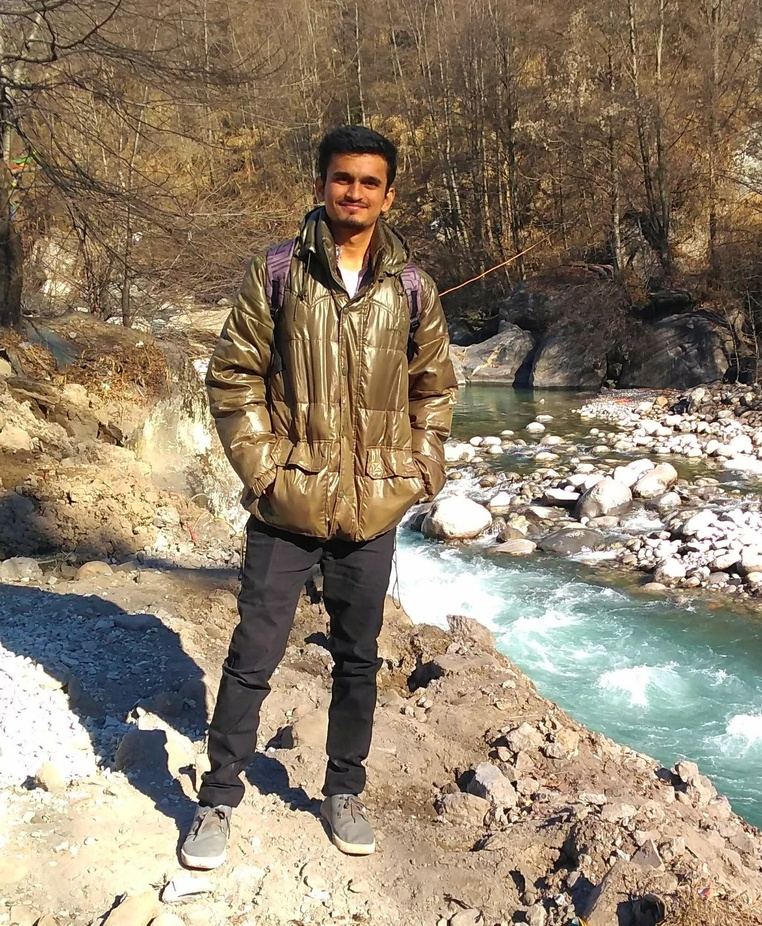
#> input picture ImageRendering/images/Manali-min.jpg, 762 x 926 px, shrunk from 1641 x 1993 before the run
$ jupyter execute ImageRender.ipynb   (shell and % lines are left out)
#> lines starting #> are read from the running program, lines starting #| are printed output that depends on the picture
<h2> Edge Preserving Filter </h2>

where,<br>
src Input 8-bit 3-channel image <br>
dst Output 8-bit 3-channel image. <br>
flags Edge preserving filters. <br>
It takes value RECURS_FILTER ( Recursive Filtering ) = 1 and NORMCONV_FILTER(<br>
Normalized Convolution ) = 2. Using RECURS_FILTER option is about 3.5x faster than NORMCONV_FILTER. The <br>NORMCONV_FILTER produces sharpening of the edges and it good for applications like stylizations. When sharpening is not desirable, and speed is important RECURS_FILTER should be used.
<br>
sigma_s Range between 0 to 200 (See details below)
<br>sigma_r Range between 0 to 1 (See details below)
<br>
sigma_s : controls the size of the neighborhood, <br>
sigma_r :(for sigma_range) controls the how dissimilar colors within the neighborhood will be averaged. <br>
A larger sigma_r results in large regions of constant color.<br>

[cell 1]
import cv2
from matplotlib import pyplot as plt
from pylab import rcParams
rcParams['figure.figsize'] = 16,9

image = cv2.imread("./images/Manali-min.jpg")
#> image is the input picture: shape (926, 762, 3); mean B, G, R 108.5, 129.3, 144.3
print(image.shape)
#| (926, 762, 3)

plt.imshow(cv2.cvtColor(image, cv2.COLOR_BGR2RGB))

[cell 2]
dst = cv2.edgePreservingFilter(image, sigma_s=5, sigma_r=1)
plt.imshow(cv2.cvtColor(dst, cv2.COLOR_BGR2RGB))

<h2> Detail Enhancing Filter ( detailEnhance ) </h2>

[cell 3]
img = cv2.detailEnhance(dst, sigma_s=10, sigma_r=0.15)
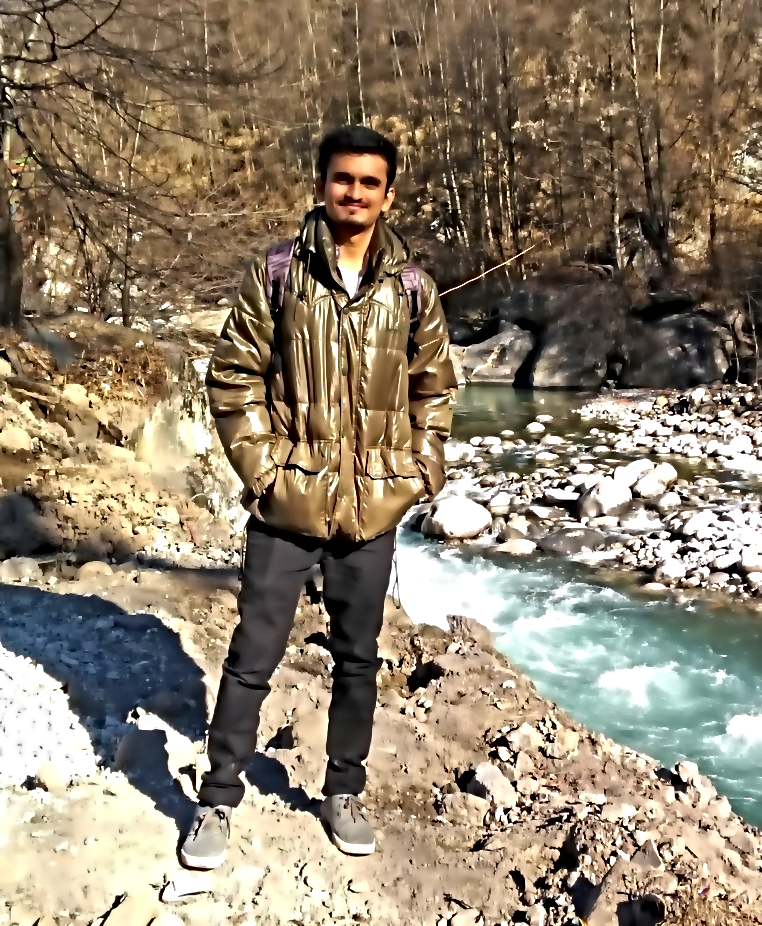
#> img: shape (926, 762, 3); mean B, G, R 109.8, 129.7, 143.6
plt.imshow(cv2.cvtColor(img, cv2.COLOR_BGR2RGB))

[cell 4]
img_gray, img_color = cv2.pencilSketch(img, sigma_s=50, sigma_r=0.03, shade_factor=0.07)
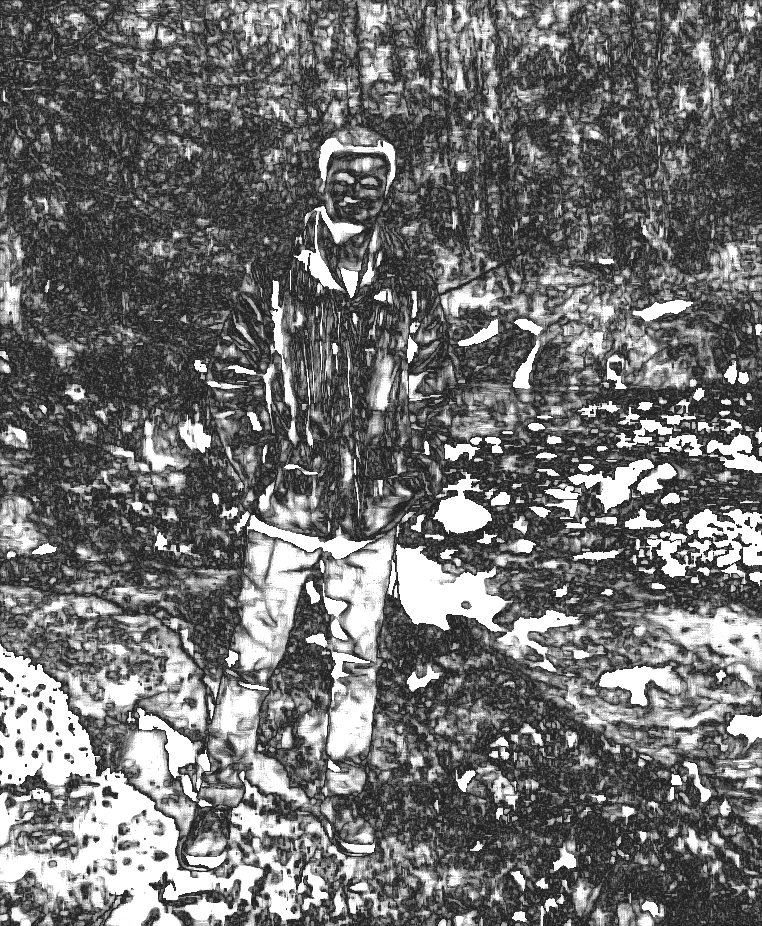
#> img_gray: shape (926, 762); min 36, max 255, mean 112.5
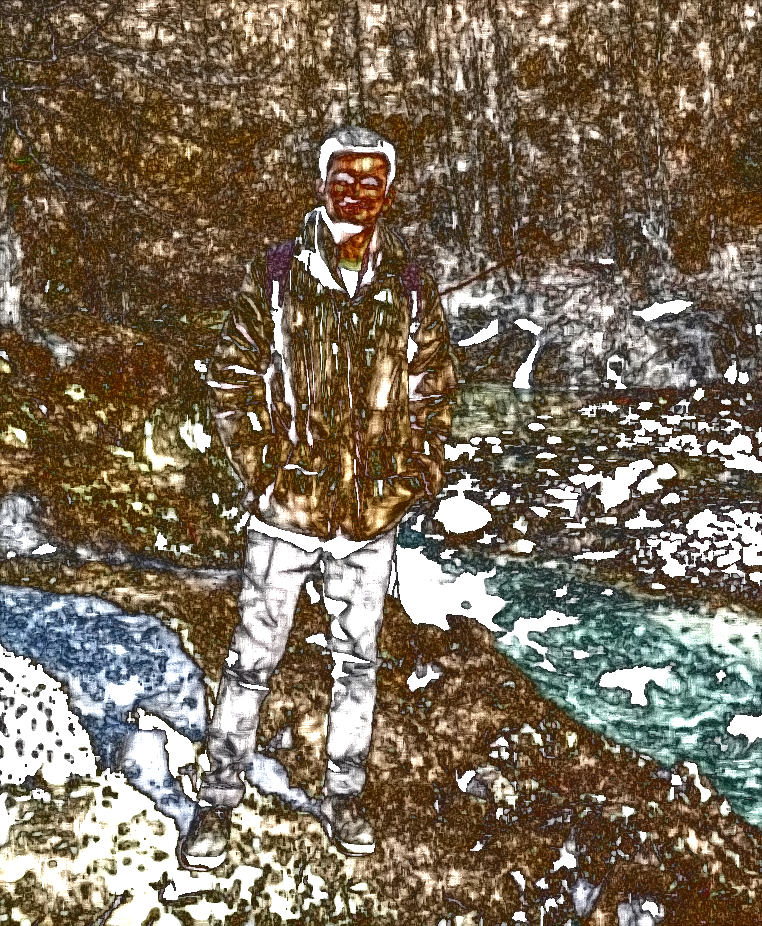
#> img_color: shape (926, 762, 3); mean B, G, R 91.7, 110.5, 124.3
plt.imshow(cv2.cvtColor(img_color, cv2.COLOR_BGR2RGB))

[cell 5]
styleImage = cv2.stylization(image, sigma_s=60, sigma_r=0.09)
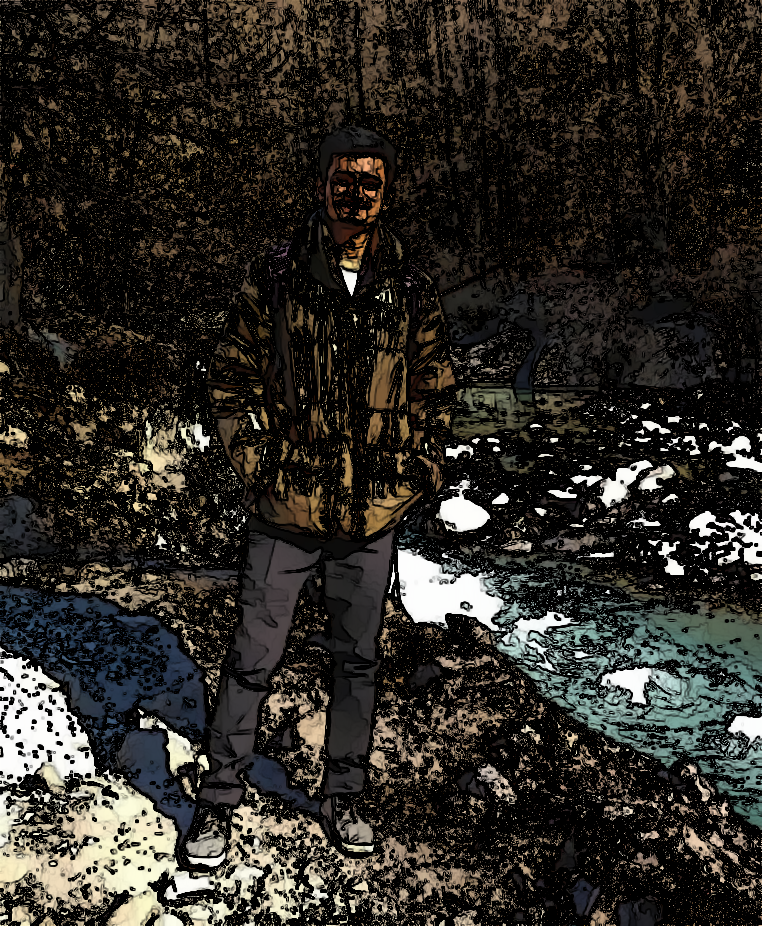
#> styleImage: shape (926, 762, 3); mean B, G, R 37.4, 42.5, 45.4
plt.imshow(cv2.cvtColor(styleImage, cv2.COLOR_BGR2RGB))
